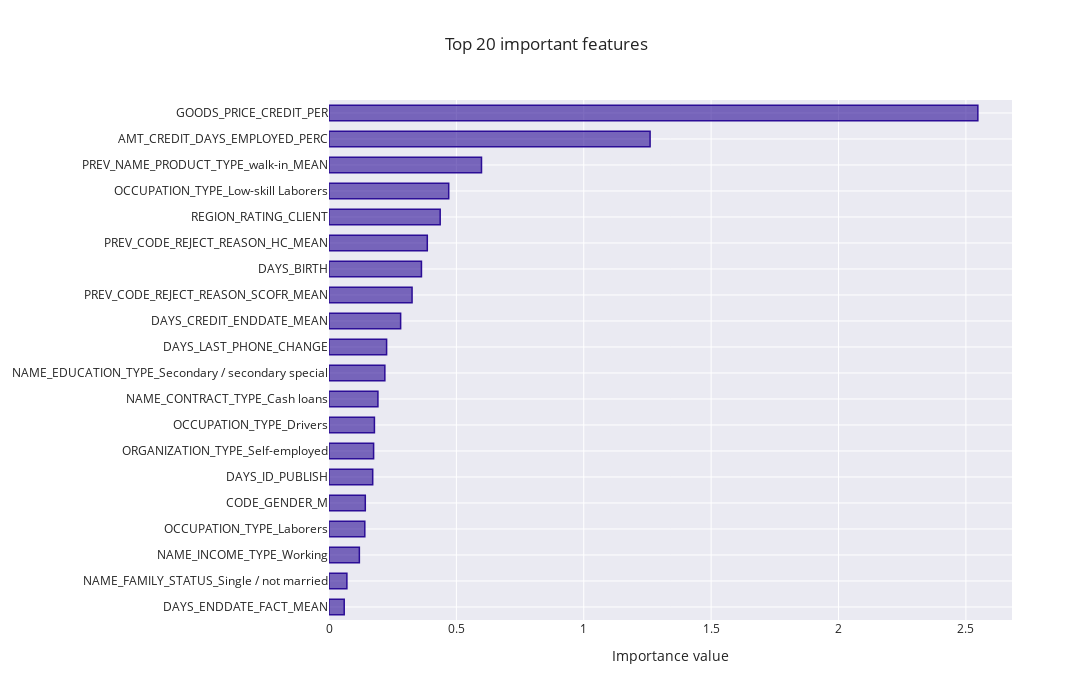

Source (notebook cell):
### Code cell
# Feautres importance for model
feature_importance_plot(pipe_under[-1].coef_[0],
                        train,
                        (LOG,run,'Modele/[Under]/')
                       )

### Figure 1 — Plotly figure (JSON) as saved in the notebook; plotly's stock layout.template omitted (floating-point values rounded to 4 significant figures)
{"data": [{"marker": {"color": "rgba(43, 13, 150, 0.6)", "line": {"color": "rgba(43, 13, 150, 1.0)", "width": 1.5}}, "orientation": "h", "type": "bar", "x": [0.05972, 0.0702, 0.1192, 0.1405, 0.1425, 0.1715, 0.1751, 0.1783, 0.192, 0.2192, 0.2261, 0.2812, 0.326, 0.3629, 0.3858, 0.4364, 0.4699, 0.5986, 1.26, 2.547], "y": ["DAYS_ENDDATE_FACT_MEAN", "NAME_FAMILY_STATUS_Single / not married", "NAME_INCOME_TYPE_Working", "OCCUPATION_TYPE_Laborers", "CODE_GENDER_M", "DAYS_ID_PUBLISH", "ORGANIZATION_TYPE_Self-employed", "OCCUPATION_TYPE_Drivers", "NAME_CONTRACT_TYPE_Cash loans", "NAME_EDUCATION_TYPE_Secondary / secondary special", "DAYS_LAST_PHONE_CHANGE", "DAYS_CREDIT_ENDDATE_MEAN", "PREV_CODE_REJECT_REASON_SCOFR_MEAN", "DAYS_BIRTH", "PREV_CODE_REJECT_REASON_HC_MEAN", "REGION_RATING_CLIENT", "OCCUPATION_TYPE_Low-skill Laborers", "PREV_NAME_PRODUCT_TYPE_walk-in_MEAN", "AMT_CREDIT_DAYS_EMPLOYED_PERC", "GOODS_PRICE_CREDIT_PER"]}], "layout": {"autosize": false, "bargap": 0.4, "height": 700, "title": {"text": "Top 20 important features"}, "width": 1300, "xaxis": {"autorange": true, "range": [0, 2.681], "title": {"text": "Importance value"}, "type": "linear"}, "yaxis": {"automargin": true, "autorange": true, "range": [-0.5, 19.5], "type": "category"}}}
